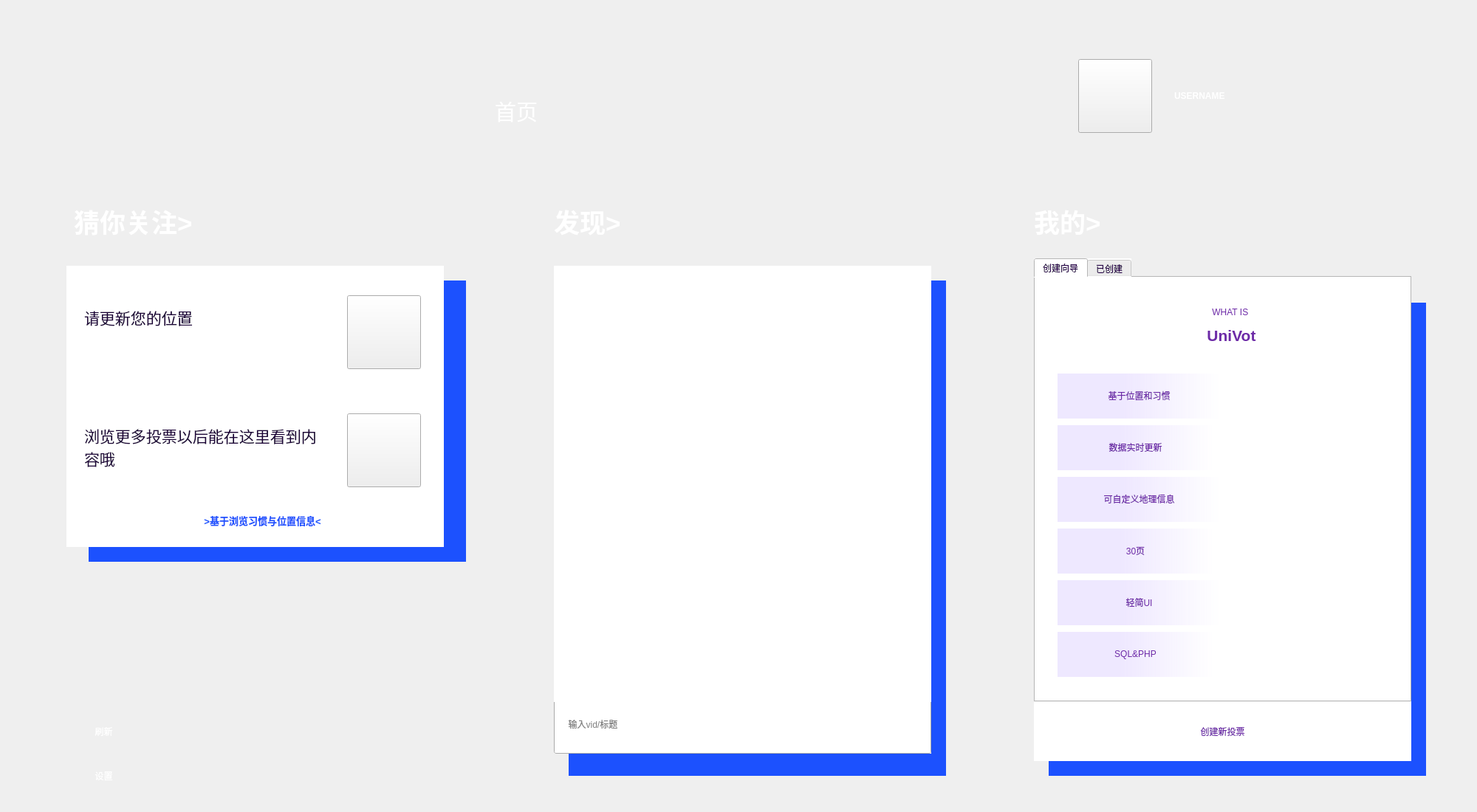
<?xml version="1.0" encoding="UTF-8"?>
<ui version="4.0">
 <class>index</class>
 <widget class="QWidget" name="index">
  <property name="geometry">
   <rect>
    <x>0</x>
    <y>0</y>
    <width>2000</width>
    <height>1100</height>
   </rect>
  </property>
  <property name="windowTitle">
   <string>首页</string>
  </property>
  <property name="styleSheet">
   <string notr="true">font: 75 9pt &quot;微软雅黑&quot;;</string>
  </property>
  <widget class="QLabel" name="label">
   <property name="geometry">
    <rect>
     <x>0</x>
     <y>0</y>
     <width>2000</width>
     <height>1100</height>
    </rect>
   </property>
   <property name="styleSheet">
    <string notr="true">border-image: url(:/resource/NFT.png);</string>
   </property>
   <property name="text">
    <string/>
   </property>
   <property name="textFormat">
    <enum>Qt::RichText</enum>
   </property>
  </widget>
  <widget class="QLabel" name="label_2">
   <property name="geometry">
    <rect>
     <x>1390</x>
     <y>-70</y>
     <width>611</width>
     <height>1281</height>
    </rect>
   </property>
   <property name="styleSheet">
    <string notr="true">border-image: url(:/resource/LINES.png);</string>
   </property>
   <property name="text">
    <string/>
   </property>
  </widget>
  <widget class="QLabel" name="label_3">
   <property name="geometry">
    <rect>
     <x>40</x>
     <y>20</y>
     <width>651</width>
     <height>221</height>
    </rect>
   </property>
   <property name="styleSheet">
    <string notr="true">border-image: url(:/resource/LOGO.png);</string>
   </property>
   <property name="text">
    <string/>
   </property>
  </widget>
  <widget class="QLabel" name="label_4">
   <property name="geometry">
    <rect>
     <x>-410</x>
     <y>590</y>
     <width>1181</width>
     <height>961</height>
    </rect>
   </property>
   <property name="styleSheet">
    <string notr="true">border-image: url(:/resource/Image1.png);</string>
   </property>
   <property name="text">
    <string/>
   </property>
  </widget>
  <widget class="QLabel" name="label_6">
   <property name="geometry">
    <rect>
     <x>1590</x>
     <y>90</y>
     <width>331</width>
     <height>81</height>
    </rect>
   </property>
   <property name="styleSheet">
    <string notr="true">font: 75 20pt &quot;微软雅黑&quot;;
color: rgb(255, 255, 255);</string>
   </property>
   <property name="text">
    <string>&lt;html&gt;&lt;head/&gt;&lt;body&gt;&lt;p&gt;&lt;span style=&quot; font-weight:600; color:#ffffff;&quot;&gt;USERNAME&lt;/span&gt;&lt;/p&gt;&lt;/body&gt;&lt;/html&gt;</string>
   </property>
  </widget>
  <widget class="QPushButton" name="pushButton">
   <property name="geometry">
    <rect>
     <x>1460</x>
     <y>80</y>
     <width>100</width>
     <height>100</height>
    </rect>
   </property>
   <property name="styleSheet">
    <string notr="true">font: 75 9pt &quot;微软雅黑&quot;;
color: rgb(92, 17, 196);
border-image: url(:/resource/Afterclap-1.png);</string>
   </property>
   <property name="text">
    <string/>
   </property>
  </widget>
  <widget class="QLabel" name="label_5">
   <property name="geometry">
    <rect>
     <x>100</x>
     <y>250</y>
     <width>341</width>
     <height>101</height>
    </rect>
   </property>
   <property name="styleSheet">
    <string notr="true">font: 75 9pt &quot;微软雅黑&quot;;</string>
   </property>
   <property name="text">
    <string>&lt;html&gt;&lt;head/&gt;&lt;body&gt;&lt;p&gt;&lt;span style=&quot; font-size:26pt; font-weight:600; color:#ffffff;&quot;&gt;猜你关注&amp;gt;&lt;/span&gt;&lt;/p&gt;&lt;/body&gt;&lt;/html&gt;</string>
   </property>
  </widget>
  <widget class="QLabel" name="label_7">
   <property name="geometry">
    <rect>
     <x>670</x>
     <y>100</y>
     <width>341</width>
     <height>101</height>
    </rect>
   </property>
   <property name="styleSheet">
    <string notr="true">font: 75 9pt &quot;微软雅黑&quot;;</string>
   </property>
   <property name="text">
    <string>&lt;html&gt;&lt;head/&gt;&lt;body&gt;&lt;p&gt;&lt;span style=&quot; font-size:22pt; font-weight:400; color:#ffffff;&quot;&gt;首页&lt;/span&gt;&lt;/p&gt;&lt;/body&gt;&lt;/html&gt;</string>
   </property>
  </widget>
  <widget class="QLabel" name="label_8">
   <property name="geometry">
    <rect>
     <x>120</x>
     <y>380</y>
     <width>511</width>
     <height>381</height>
    </rect>
   </property>
   <property name="styleSheet">
    <string notr="true">background-color: rgb(28, 81, 254);</string>
   </property>
   <property name="text">
    <string/>
   </property>
  </widget>
  <widget class="QLabel" name="label_9">
   <property name="geometry">
    <rect>
     <x>90</x>
     <y>360</y>
     <width>511</width>
     <height>381</height>
    </rect>
   </property>
   <property name="styleSheet">
    <string notr="true">background-color: rgb(255, 255, 255);</string>
   </property>
   <property name="text">
    <string/>
   </property>
  </widget>
  <widget class="QLabel" name="label_10">
   <property name="geometry">
    <rect>
     <x>750</x>
     <y>250</y>
     <width>341</width>
     <height>101</height>
    </rect>
   </property>
   <property name="styleSheet">
    <string notr="true">font: 75 9pt &quot;微软雅黑&quot;;</string>
   </property>
   <property name="text">
    <string>&lt;html&gt;&lt;head/&gt;&lt;body&gt;&lt;p&gt;&lt;span style=&quot; font-size:26pt; font-weight:600; color:#ffffff;&quot;&gt;发现&amp;gt;&lt;/span&gt;&lt;/p&gt;&lt;/body&gt;&lt;/html&gt;</string>
   </property>
  </widget>
  <widget class="QLabel" name="label_11">
   <property name="geometry">
    <rect>
     <x>770</x>
     <y>380</y>
     <width>511</width>
     <height>671</height>
    </rect>
   </property>
   <property name="styleSheet">
    <string notr="true">background-color: rgb(28, 81, 254);</string>
   </property>
   <property name="text">
    <string/>
   </property>
  </widget>
  <widget class="QLabel" name="label_12">
   <property name="geometry">
    <rect>
     <x>750</x>
     <y>360</y>
     <width>511</width>
     <height>661</height>
    </rect>
   </property>
   <property name="styleSheet">
    <string notr="true">background-color: rgb(255, 255, 255);</string>
   </property>
   <property name="text">
    <string/>
   </property>
  </widget>
  <widget class="QLabel" name="label_13">
   <property name="geometry">
    <rect>
     <x>1400</x>
     <y>250</y>
     <width>341</width>
     <height>101</height>
    </rect>
   </property>
   <property name="styleSheet">
    <string notr="true">font: 75 9pt &quot;微软雅黑&quot;;</string>
   </property>
   <property name="text">
    <string>&lt;html&gt;&lt;head/&gt;&lt;body&gt;&lt;p&gt;&lt;span style=&quot; font-size:26pt; font-weight:600; color:#ffffff;&quot;&gt;我的&amp;gt;&lt;/span&gt;&lt;/p&gt;&lt;/body&gt;&lt;/html&gt;</string>
   </property>
  </widget>
  <widget class="QLabel" name="label_14">
   <property name="geometry">
    <rect>
     <x>1420</x>
     <y>410</y>
     <width>511</width>
     <height>641</height>
    </rect>
   </property>
   <property name="styleSheet">
    <string notr="true">background-color: rgb(28, 81, 254);</string>
   </property>
   <property name="text">
    <string/>
   </property>
  </widget>
  <widget class="QLabel" name="label_15">
   <property name="geometry">
    <rect>
     <x>1400</x>
     <y>420</y>
     <width>511</width>
     <height>611</height>
    </rect>
   </property>
   <property name="styleSheet">
    <string notr="true">background-color: rgb(255, 255, 255);
</string>
   </property>
   <property name="text">
    <string/>
   </property>
  </widget>
  <widget class="QPushButton" name="cretnew">
   <property name="geometry">
    <rect>
     <x>1400</x>
     <y>950</y>
     <width>511</width>
     <height>81</height>
    </rect>
   </property>
   <property name="styleSheet">
    <string notr="true">color: rgb(109, 43, 167);
background-color: rgb(28, 81, 244);
font: 75 15pt &quot;微软雅黑&quot;;
background-color: qlineargradient(spread:pad, x1:0.409, y1:1, x2:1, y2:1, stop:0 rgba(72, 0, 255, 23), stop:1 rgba(255, 255, 255, 92));</string>
   </property>
   <property name="text">
    <string>创建新投票</string>
   </property>
   <property name="flat">
    <bool>true</bool>
   </property>
  </widget>
  <widget class="QPushButton" name="pushButton_3">
   <property name="geometry">
    <rect>
     <x>1170</x>
     <y>940</y>
     <width>91</width>
     <height>81</height>
    </rect>
   </property>
   <property name="styleSheet">
    <string notr="true">background-color: qlineargradient(spread:pad, x1:0.409, y1:1, x2:1, y2:1, stop:0 rgba(72, 0, 255, 23), stop:1 rgba(255, 255, 255, 92));
font: 75 24pt &quot;微软雅黑&quot;;
color: rgb(255, 255, 255);</string>
   </property>
   <property name="text">
    <string>🔍</string>
   </property>
   <property name="autoDefault">
    <bool>false</bool>
   </property>
   <property name="default">
    <bool>false</bool>
   </property>
   <property name="flat">
    <bool>true</bool>
   </property>
  </widget>
  <widget class="QLineEdit" name="lineEdit">
   <property name="geometry">
    <rect>
     <x>750</x>
     <y>940</y>
     <width>511</width>
     <height>81</height>
    </rect>
   </property>
   <property name="styleSheet">
    <string notr="true">font: 15pt &quot;微软雅黑&quot;;</string>
   </property>
   <property name="text">
    <string/>
   </property>
   <property name="placeholderText">
    <string>     输入vid/标题</string>
   </property>
   <property name="cursorMoveStyle">
    <enum>Qt::VisualMoveStyle</enum>
   </property>
  </widget>
  <widget class="QPushButton" name="pushButton_2">
   <property name="geometry">
    <rect>
     <x>30</x>
     <y>1020</y>
     <width>221</width>
     <height>61</height>
    </rect>
   </property>
   <property name="autoFillBackground">
    <bool>false</bool>
   </property>
   <property name="styleSheet">
    <string notr="true">color: rgb(255, 255, 255);
background-color: rgb(30, 4, 58);
font: 15pt &quot;微软雅黑&quot;;</string>
   </property>
   <property name="text">
    <string>设置</string>
   </property>
   <property name="flat">
    <bool>true</bool>
   </property>
  </widget>
  <widget class="QTabWidget" name="tabWidget">
   <property name="geometry">
    <rect>
     <x>1400</x>
     <y>350</y>
     <width>511</width>
     <height>601</height>
    </rect>
   </property>
   <property name="styleSheet">
    <string notr="true">
font: 75 10pt &quot;微软雅黑&quot;;
color: rgb(40, 1, 73);
gridline-color: rgb(59, 3, 105);
background-color: rgb(255, 255, 255);
selection-color: rgb(255, 255, 255);</string>
   </property>
   <property name="tabPosition">
    <enum>QTabWidget::North</enum>
   </property>
   <property name="tabShape">
    <enum>QTabWidget::Rounded</enum>
   </property>
   <property name="currentIndex">
    <number>0</number>
   </property>
   <property name="iconSize">
    <size>
     <width>25</width>
     <height>18</height>
    </size>
   </property>
   <property name="elideMode">
    <enum>Qt::ElideNone</enum>
   </property>
   <property name="documentMode">
    <bool>false</bool>
   </property>
   <property name="tabsClosable">
    <bool>false</bool>
   </property>
   <property name="movable">
    <bool>true</bool>
   </property>
   <property name="tabBarAutoHide">
    <bool>true</bool>
   </property>
   <widget class="QWidget" name="widget">
    <attribute name="icon">
     <iconset resource="resourse.qrc">
      <normaloff>:/resource/ICON.ico</normaloff>:/resource/ICON.ico</iconset>
    </attribute>
    <attribute name="title">
     <string>创建向导</string>
    </attribute>
    <widget class="QLabel" name="label_24">
     <property name="geometry">
      <rect>
       <x>80</x>
       <y>10</y>
       <width>371</width>
       <height>111</height>
      </rect>
     </property>
     <property name="frameShape">
      <enum>QFrame::NoFrame</enum>
     </property>
     <property name="frameShadow">
      <enum>QFrame::Plain</enum>
     </property>
     <property name="text">
      <string>&lt;html&gt;&lt;head/&gt;&lt;body&gt;&lt;p align=&quot;center&quot;&gt;&lt;span style=&quot; color:#6d2ba7;&quot;&gt;WHAT IS &lt;/span&gt;&lt;/p&gt;&lt;p align=&quot;center&quot;&gt;&lt;span style=&quot; font-size:16pt; font-weight:600; color:#6d2ba7;&quot;&gt;UniVot&lt;/span&gt;&lt;/p&gt;&lt;/body&gt;&lt;/html&gt;</string>
     </property>
     <property name="textFormat">
      <enum>Qt::RichText</enum>
     </property>
     <property name="scaledContents">
      <bool>false</bool>
     </property>
     <property name="wordWrap">
      <bool>false</bool>
     </property>
    </widget>
    <widget class="QLabel" name="label_26">
     <property name="geometry">
      <rect>
       <x>30</x>
       <y>130</y>
       <width>221</width>
       <height>61</height>
      </rect>
     </property>
     <property name="styleSheet">
      <string notr="true">color: rgb(109, 43, 167);
background-color: qlineargradient(spread:pad, x1:0.409, y1:1, x2:1, y2:1, stop:0 rgba(72, 0, 255, 23), stop:1 rgba(255, 255, 255, 92));</string>
     </property>
     <property name="frameShape">
      <enum>QFrame::NoFrame</enum>
     </property>
     <property name="frameShadow">
      <enum>QFrame::Plain</enum>
     </property>
     <property name="text">
      <string>&lt;html&gt;&lt;head/&gt;&lt;body&gt;&lt;p align=&quot;center&quot;&gt;&lt;span style=&quot; color:#6d2ba7;&quot;&gt;基于位置和习惯&lt;/span&gt;&lt;/p&gt;&lt;/body&gt;&lt;/html&gt;</string>
     </property>
     <property name="textFormat">
      <enum>Qt::RichText</enum>
     </property>
     <property name="scaledContents">
      <bool>false</bool>
     </property>
     <property name="wordWrap">
      <bool>false</bool>
     </property>
    </widget>
    <widget class="QLabel" name="label_27">
     <property name="geometry">
      <rect>
       <x>260</x>
       <y>130</y>
       <width>221</width>
       <height>61</height>
      </rect>
     </property>
     <property name="styleSheet">
      <string notr="true">border-image: url(:/resource/NFT.png);</string>
     </property>
     <property name="frameShape">
      <enum>QFrame::NoFrame</enum>
     </property>
     <property name="frameShadow">
      <enum>QFrame::Plain</enum>
     </property>
     <property name="text">
      <string>&lt;html&gt;&lt;head/&gt;&lt;body&gt;&lt;p align=&quot;center&quot;&gt;&lt;span style=&quot; color:#ffffff;&quot;&gt;综合推荐算法&lt;/span&gt;&lt;/p&gt;&lt;/body&gt;&lt;/html&gt;</string>
     </property>
     <property name="textFormat">
      <enum>Qt::RichText</enum>
     </property>
     <property name="scaledContents">
      <bool>false</bool>
     </property>
     <property name="wordWrap">
      <bool>false</bool>
     </property>
    </widget>
    <widget class="QLabel" name="label_28">
     <property name="geometry">
      <rect>
       <x>30</x>
       <y>200</y>
       <width>211</width>
       <height>61</height>
      </rect>
     </property>
     <property name="styleSheet">
      <string notr="true">color: rgb(109, 43, 167);
background-color: qlineargradient(spread:pad, x1:0.409, y1:1, x2:1, y2:1, stop:0 rgba(72, 0, 255, 23), stop:1 rgba(255, 255, 255, 92));</string>
     </property>
     <property name="frameShape">
      <enum>QFrame::NoFrame</enum>
     </property>
     <property name="frameShadow">
      <enum>QFrame::Plain</enum>
     </property>
     <property name="text">
      <string>&lt;html&gt;&lt;head/&gt;&lt;body&gt;&lt;p align=&quot;center&quot;&gt;&lt;span style=&quot; color:#6d2ba7;&quot;&gt;数据实时更新&lt;/span&gt;&lt;/p&gt;&lt;/body&gt;&lt;/html&gt;</string>
     </property>
     <property name="textFormat">
      <enum>Qt::RichText</enum>
     </property>
     <property name="scaledContents">
      <bool>false</bool>
     </property>
     <property name="wordWrap">
      <bool>false</bool>
     </property>
    </widget>
    <widget class="QLabel" name="label_29">
     <property name="geometry">
      <rect>
       <x>260</x>
       <y>200</y>
       <width>221</width>
       <height>61</height>
      </rect>
     </property>
     <property name="styleSheet">
      <string notr="true">border-image: url(:/resource/NFT.png);</string>
     </property>
     <property name="frameShape">
      <enum>QFrame::NoFrame</enum>
     </property>
     <property name="frameShadow">
      <enum>QFrame::Plain</enum>
     </property>
     <property name="text">
      <string>&lt;html&gt;&lt;head/&gt;&lt;body&gt;&lt;p align=&quot;center&quot;&gt;&lt;span style=&quot; color:#ffffff;&quot;&gt;轻量级社区&lt;/span&gt;&lt;/p&gt;&lt;/body&gt;&lt;/html&gt;</string>
     </property>
     <property name="textFormat">
      <enum>Qt::RichText</enum>
     </property>
     <property name="scaledContents">
      <bool>false</bool>
     </property>
     <property name="wordWrap">
      <bool>false</bool>
     </property>
    </widget>
    <widget class="QLabel" name="label_30">
     <property name="geometry">
      <rect>
       <x>30</x>
       <y>270</y>
       <width>221</width>
       <height>61</height>
      </rect>
     </property>
     <property name="styleSheet">
      <string notr="true">color: rgb(109, 43, 167);
background-color: qlineargradient(spread:pad, x1:0.409, y1:1, x2:1, y2:1, stop:0 rgba(72, 0, 255, 23), stop:1 rgba(255, 255, 255, 92));</string>
     </property>
     <property name="frameShape">
      <enum>QFrame::NoFrame</enum>
     </property>
     <property name="frameShadow">
      <enum>QFrame::Plain</enum>
     </property>
     <property name="text">
      <string>&lt;html&gt;&lt;head/&gt;&lt;body&gt;&lt;p align=&quot;center&quot;&gt;&lt;span style=&quot; color:#6d2ba7;&quot;&gt;可自定义地理信息&lt;/span&gt;&lt;/p&gt;&lt;/body&gt;&lt;/html&gt;</string>
     </property>
     <property name="textFormat">
      <enum>Qt::RichText</enum>
     </property>
     <property name="scaledContents">
      <bool>false</bool>
     </property>
     <property name="wordWrap">
      <bool>false</bool>
     </property>
    </widget>
    <widget class="QLabel" name="label_31">
     <property name="geometry">
      <rect>
       <x>260</x>
       <y>270</y>
       <width>221</width>
       <height>61</height>
      </rect>
     </property>
     <property name="styleSheet">
      <string notr="true">border-image: url(:/resource/NFT.png);</string>
     </property>
     <property name="frameShape">
      <enum>QFrame::NoFrame</enum>
     </property>
     <property name="frameShadow">
      <enum>QFrame::Plain</enum>
     </property>
     <property name="text">
      <string>&lt;html&gt;&lt;head/&gt;&lt;body&gt;&lt;p align=&quot;center&quot;&gt;&lt;span style=&quot; color:#ffffff;&quot;&gt;IPV6支持&lt;/span&gt;&lt;/p&gt;&lt;/body&gt;&lt;/html&gt;</string>
     </property>
     <property name="textFormat">
      <enum>Qt::RichText</enum>
     </property>
     <property name="scaledContents">
      <bool>false</bool>
     </property>
     <property name="wordWrap">
      <bool>false</bool>
     </property>
    </widget>
    <widget class="QLabel" name="label_32">
     <property name="geometry">
      <rect>
       <x>30</x>
       <y>340</y>
       <width>211</width>
       <height>61</height>
      </rect>
     </property>
     <property name="styleSheet">
      <string notr="true">color: rgb(109, 43, 167);
background-color: qlineargradient(spread:pad, x1:0.409, y1:1, x2:1, y2:1, stop:0 rgba(72, 0, 255, 23), stop:1 rgba(255, 255, 255, 92));</string>
     </property>
     <property name="frameShape">
      <enum>QFrame::NoFrame</enum>
     </property>
     <property name="frameShadow">
      <enum>QFrame::Plain</enum>
     </property>
     <property name="text">
      <string>&lt;html&gt;&lt;head/&gt;&lt;body&gt;&lt;p align=&quot;center&quot;&gt;30页&lt;/p&gt;&lt;/body&gt;&lt;/html&gt;</string>
     </property>
     <property name="textFormat">
      <enum>Qt::RichText</enum>
     </property>
     <property name="scaledContents">
      <bool>false</bool>
     </property>
     <property name="wordWrap">
      <bool>false</bool>
     </property>
    </widget>
    <widget class="QLabel" name="label_33">
     <property name="geometry">
      <rect>
       <x>260</x>
       <y>340</y>
       <width>221</width>
       <height>61</height>
      </rect>
     </property>
     <property name="styleSheet">
      <string notr="true">border-image: url(:/resource/NFT.png);</string>
     </property>
     <property name="frameShape">
      <enum>QFrame::NoFrame</enum>
     </property>
     <property name="frameShadow">
      <enum>QFrame::Plain</enum>
     </property>
     <property name="text">
      <string>&lt;html&gt;&lt;head/&gt;&lt;body&gt;&lt;p align=&quot;center&quot;&gt;&lt;span style=&quot; color:#ffffff;&quot;&gt;满满诚意的课设报告&lt;/span&gt;&lt;/p&gt;&lt;/body&gt;&lt;/html&gt;</string>
     </property>
     <property name="textFormat">
      <enum>Qt::RichText</enum>
     </property>
     <property name="scaledContents">
      <bool>false</bool>
     </property>
     <property name="wordWrap">
      <bool>false</bool>
     </property>
    </widget>
    <widget class="QLabel" name="label_34">
     <property name="geometry">
      <rect>
       <x>30</x>
       <y>410</y>
       <width>221</width>
       <height>61</height>
      </rect>
     </property>
     <property name="styleSheet">
      <string notr="true">color: rgb(109, 43, 167);
background-color: qlineargradient(spread:pad, x1:0.409, y1:1, x2:1, y2:1, stop:0 rgba(72, 0, 255, 23), stop:1 rgba(255, 255, 255, 92));</string>
     </property>
     <property name="frameShape">
      <enum>QFrame::NoFrame</enum>
     </property>
     <property name="frameShadow">
      <enum>QFrame::Plain</enum>
     </property>
     <property name="text">
      <string>&lt;html&gt;&lt;head/&gt;&lt;body&gt;&lt;p align=&quot;center&quot;&gt;&lt;span style=&quot; color:#6d2ba7;&quot;&gt;轻简UI&lt;/span&gt;&lt;/p&gt;&lt;/body&gt;&lt;/html&gt;</string>
     </property>
     <property name="textFormat">
      <enum>Qt::RichText</enum>
     </property>
     <property name="scaledContents">
      <bool>false</bool>
     </property>
     <property name="wordWrap">
      <bool>false</bool>
     </property>
    </widget>
    <widget class="QLabel" name="label_35">
     <property name="geometry">
      <rect>
       <x>260</x>
       <y>410</y>
       <width>221</width>
       <height>61</height>
      </rect>
     </property>
     <property name="styleSheet">
      <string notr="true">border-image: url(:/resource/NFT.png);</string>
     </property>
     <property name="frameShape">
      <enum>QFrame::NoFrame</enum>
     </property>
     <property name="frameShadow">
      <enum>QFrame::Plain</enum>
     </property>
     <property name="text">
      <string>&lt;html&gt;&lt;head/&gt;&lt;body&gt;&lt;p align=&quot;center&quot;&gt;&lt;span style=&quot; color:#ffffff;&quot;&gt;GPL3开源&lt;/span&gt;&lt;/p&gt;&lt;/body&gt;&lt;/html&gt;</string>
     </property>
     <property name="textFormat">
      <enum>Qt::RichText</enum>
     </property>
     <property name="scaledContents">
      <bool>false</bool>
     </property>
     <property name="wordWrap">
      <bool>false</bool>
     </property>
    </widget>
    <widget class="QLabel" name="label_36">
     <property name="geometry">
      <rect>
       <x>30</x>
       <y>480</y>
       <width>211</width>
       <height>61</height>
      </rect>
     </property>
     <property name="styleSheet">
      <string notr="true">color: rgb(109, 43, 167);
background-color: qlineargradient(spread:pad, x1:0.409, y1:1, x2:1, y2:1, stop:0 rgba(72, 0, 255, 23), stop:1 rgba(255, 255, 255, 92));</string>
     </property>
     <property name="frameShape">
      <enum>QFrame::NoFrame</enum>
     </property>
     <property name="frameShadow">
      <enum>QFrame::Plain</enum>
     </property>
     <property name="text">
      <string>&lt;html&gt;&lt;head/&gt;&lt;body&gt;&lt;p align=&quot;center&quot;&gt;&lt;span style=&quot; color:#6d2ba7;&quot;&gt;SQL&amp;amp;PHP&lt;/span&gt;&lt;/p&gt;&lt;/body&gt;&lt;/html&gt;</string>
     </property>
     <property name="textFormat">
      <enum>Qt::RichText</enum>
     </property>
     <property name="scaledContents">
      <bool>false</bool>
     </property>
     <property name="wordWrap">
      <bool>false</bool>
     </property>
    </widget>
    <widget class="QLabel" name="label_37">
     <property name="geometry">
      <rect>
       <x>260</x>
       <y>480</y>
       <width>221</width>
       <height>61</height>
      </rect>
     </property>
     <property name="styleSheet">
      <string notr="true">border-image: url(:/resource/NFT.png);</string>
     </property>
     <property name="frameShape">
      <enum>QFrame::NoFrame</enum>
     </property>
     <property name="frameShadow">
      <enum>QFrame::Plain</enum>
     </property>
     <property name="text">
      <string>&lt;html&gt;&lt;head/&gt;&lt;body&gt;&lt;p align=&quot;center&quot;&gt;&lt;span style=&quot; color:#ffffff;&quot;&gt;IP定位&lt;/span&gt;&lt;/p&gt;&lt;/body&gt;&lt;/html&gt;</string>
     </property>
     <property name="textFormat">
      <enum>Qt::RichText</enum>
     </property>
     <property name="scaledContents">
      <bool>false</bool>
     </property>
     <property name="wordWrap">
      <bool>false</bool>
     </property>
    </widget>
   </widget>
   <widget class="QWidget" name="tab">
    <attribute name="icon">
     <iconset resource="resourse.qrc">
      <normaloff>:/resource/Afterclap-1.png</normaloff>:/resource/Afterclap-1.png</iconset>
    </attribute>
    <attribute name="title">
     <string>已创建</string>
    </attribute>
    <widget class="QListView" name="listView_2">
     <property name="geometry">
      <rect>
       <x>20</x>
       <y>20</y>
       <width>461</width>
       <height>531</height>
      </rect>
     </property>
     <property name="autoFillBackground">
      <bool>false</bool>
     </property>
     <property name="styleSheet">
      <string notr="true">font: 16pt &quot;微软雅黑&quot;;
selection-background-color: rgb(251, 242, 255);</string>
     </property>
     <property name="frameShape">
      <enum>QFrame::NoFrame</enum>
     </property>
     <property name="verticalScrollBarPolicy">
      <enum>Qt::ScrollBarAlwaysOff</enum>
     </property>
     <property name="horizontalScrollBarPolicy">
      <enum>Qt::ScrollBarAlwaysOff</enum>
     </property>
     <property name="autoScrollMargin">
      <number>2</number>
     </property>
     <property name="editTriggers">
      <set>QAbstractItemView::NoEditTriggers</set>
     </property>
     <property name="showDropIndicator" stdset="0">
      <bool>false</bool>
     </property>
     <property name="dragEnabled">
      <bool>false</bool>
     </property>
     <property name="alternatingRowColors">
      <bool>false</bool>
     </property>
     <property name="iconSize">
      <size>
       <width>20</width>
       <height>20</height>
      </size>
     </property>
     <property name="spacing">
      <number>10</number>
     </property>
     <property name="batchSize">
      <number>20</number>
     </property>
    </widget>
   </widget>
  </widget>
  <widget class="QLabel" name="label_16">
   <property name="geometry">
    <rect>
     <x>100</x>
     <y>680</y>
     <width>511</width>
     <height>51</height>
    </rect>
   </property>
   <property name="styleSheet">
    <string notr="true"/>
   </property>
   <property name="text">
    <string>&lt;html&gt;&lt;head/&gt;&lt;body&gt;&lt;p align=&quot;center&quot;&gt;&lt;span style=&quot; font-size:10pt; font-weight:600; color:#1c51fe;&quot;&gt;&amp;gt;基于浏览习惯与位置信息&amp;lt;&lt;/span&gt;&lt;/p&gt;&lt;/body&gt;&lt;/html&gt;</string>
   </property>
  </widget>
  <widget class="QPushButton" name="pushButton_4">
   <property name="geometry">
    <rect>
     <x>470</x>
     <y>400</y>
     <width>100</width>
     <height>100</height>
    </rect>
   </property>
   <property name="styleSheet">
    <string notr="true">QPushButton{border-image:url(:/resource/BUTTON.png); background-color:transparent;border: none; }QPushButton:hover{border-image:url(:/resource/BUTTON1.png); background-color:transparent; }&quot;)
</string>
   </property>
   <property name="text">
    <string/>
   </property>
  </widget>
  <widget class="QPushButton" name="pushButton_5">
   <property name="geometry">
    <rect>
     <x>470</x>
     <y>560</y>
     <width>100</width>
     <height>100</height>
    </rect>
   </property>
   <property name="styleSheet">
    <string notr="true">QPushButton{border-image:url(:/resource/BUTTON.png); background-color:transparent;border: none; }QPushButton:hover{border-image:url(:/resource/BUTTON1.png); background-color:transparent; }&quot;)
</string>
   </property>
   <property name="text">
    <string/>
   </property>
  </widget>
  <widget class="QTextBrowser" name="textBrowser">
   <property name="geometry">
    <rect>
     <x>110</x>
     <y>410</y>
     <width>341</width>
     <height>131</height>
    </rect>
   </property>
   <property name="styleSheet">
    <string notr="true">color: rgb(28, 3, 56);
font: 75 16pt &quot;微软雅黑&quot;;</string>
   </property>
   <property name="frameShape">
    <enum>QFrame::NoFrame</enum>
   </property>
   <property name="verticalScrollBarPolicy">
    <enum>Qt::ScrollBarAlwaysOff</enum>
   </property>
   <property name="horizontalScrollBarPolicy">
    <enum>Qt::ScrollBarAlwaysOff</enum>
   </property>
   <property name="sizeAdjustPolicy">
    <enum>QAbstractScrollArea::AdjustIgnored</enum>
   </property>
   <property name="html">
    <string>&lt;!DOCTYPE HTML PUBLIC &quot;-//W3C//DTD HTML 4.0//EN&quot; &quot;http://www.w3.org/TR/REC-html40/strict.dtd&quot;&gt;
&lt;html&gt;&lt;head&gt;&lt;meta name=&quot;qrichtext&quot; content=&quot;1&quot; /&gt;&lt;style type=&quot;text/css&quot;&gt;
p, li { white-space: pre-wrap; }
&lt;/style&gt;&lt;/head&gt;&lt;body style=&quot; font-family:'微软雅黑'; font-size:16pt; font-weight:72; font-style:normal;&quot;&gt;
&lt;p style=&quot; margin-top:0px; margin-bottom:0px; margin-left:0px; margin-right:0px; -qt-block-indent:0; text-indent:0px;&quot;&gt;请更新您的位置&lt;/p&gt;&lt;/body&gt;&lt;/html&gt;</string>
   </property>
   <property name="openLinks">
    <bool>true</bool>
   </property>
  </widget>
  <widget class="QTextBrowser" name="textBrowser_2">
   <property name="geometry">
    <rect>
     <x>110</x>
     <y>570</y>
     <width>341</width>
     <height>111</height>
    </rect>
   </property>
   <property name="styleSheet">
    <string notr="true">color: rgb(28, 3, 56);
font: 75 16pt &quot;微软雅黑&quot;;</string>
   </property>
   <property name="frameShape">
    <enum>QFrame::NoFrame</enum>
   </property>
   <property name="html">
    <string>&lt;!DOCTYPE HTML PUBLIC &quot;-//W3C//DTD HTML 4.0//EN&quot; &quot;http://www.w3.org/TR/REC-html40/strict.dtd&quot;&gt;
&lt;html&gt;&lt;head&gt;&lt;meta name=&quot;qrichtext&quot; content=&quot;1&quot; /&gt;&lt;style type=&quot;text/css&quot;&gt;
p, li { white-space: pre-wrap; }
&lt;/style&gt;&lt;/head&gt;&lt;body style=&quot; font-family:'微软雅黑'; font-size:16pt; font-weight:72; font-style:normal;&quot;&gt;
&lt;p style=&quot; margin-top:0px; margin-bottom:0px; margin-left:0px; margin-right:0px; -qt-block-indent:0; text-indent:0px;&quot;&gt;浏览更多投票以后能在这里看到内容哦&lt;/p&gt;&lt;/body&gt;&lt;/html&gt;</string>
   </property>
   <property name="openLinks">
    <bool>true</bool>
   </property>
  </widget>
  <widget class="QListView" name="listView">
   <property name="geometry">
    <rect>
     <x>750</x>
     <y>880</y>
     <width>511</width>
     <height>71</height>
    </rect>
   </property>
   <property name="autoFillBackground">
    <bool>false</bool>
   </property>
   <property name="styleSheet">
    <string notr="true">font: 16pt &quot;微软雅黑&quot;;
selection-background-color: rgb(251, 242, 255);</string>
   </property>
   <property name="frameShape">
    <enum>QFrame::NoFrame</enum>
   </property>
   <property name="frameShadow">
    <enum>QFrame::Sunken</enum>
   </property>
   <property name="verticalScrollBarPolicy">
    <enum>Qt::ScrollBarAlwaysOff</enum>
   </property>
   <property name="horizontalScrollBarPolicy">
    <enum>Qt::ScrollBarAlwaysOff</enum>
   </property>
   <property name="autoScrollMargin">
    <number>2</number>
   </property>
   <property name="editTriggers">
    <set>QAbstractItemView::NoEditTriggers</set>
   </property>
   <property name="showDropIndicator" stdset="0">
    <bool>false</bool>
   </property>
   <property name="dragEnabled">
    <bool>false</bool>
   </property>
   <property name="alternatingRowColors">
    <bool>false</bool>
   </property>
   <property name="iconSize">
    <size>
     <width>20</width>
     <height>20</height>
    </size>
   </property>
   <property name="spacing">
    <number>10</number>
   </property>
   <property name="batchSize">
    <number>20</number>
   </property>
  </widget>
  <widget class="QLabel" name="label_18">
   <property name="geometry">
    <rect>
     <x>750</x>
     <y>360</y>
     <width>511</width>
     <height>591</height>
    </rect>
   </property>
   <property name="styleSheet">
    <string notr="true">border-image: url(:/resource/02171039.jpg);</string>
   </property>
   <property name="text">
    <string/>
   </property>
  </widget>
  <widget class="QLabel" name="label_19">
   <property name="geometry">
    <rect>
     <x>750</x>
     <y>540</y>
     <width>511</width>
     <height>111</height>
    </rect>
   </property>
   <property name="styleSheet">
    <string notr="true">font: 75 20pt &quot;微软雅黑&quot;;
color: rgb(255, 255, 255);</string>
   </property>
   <property name="text">
    <string>TextLabel</string>
   </property>
   <property name="alignment">
    <set>Qt::AlignCenter</set>
   </property>
  </widget>
  <widget class="QLabel" name="label_20">
   <property name="geometry">
    <rect>
     <x>830</x>
     <y>360</y>
     <width>351</width>
     <height>51</height>
    </rect>
   </property>
   <property name="styleSheet">
    <string notr="true">font: 11pt &quot;Ink Free&quot;;
color: rgb(255, 255, 255);

background-image: url(:/resource/0.jpg);</string>
   </property>
   <property name="text">
    <string>please login first</string>
   </property>
   <property name="alignment">
    <set>Qt::AlignCenter</set>
   </property>
  </widget>
  <widget class="QPushButton" name="pushButton_6">
   <property name="geometry">
    <rect>
     <x>30</x>
     <y>960</y>
     <width>221</width>
     <height>61</height>
    </rect>
   </property>
   <property name="autoFillBackground">
    <bool>false</bool>
   </property>
   <property name="styleSheet">
    <string notr="true">color: rgb(255, 255, 255);
background-color: rgb(30, 4, 58);
font: 15pt &quot;微软雅黑&quot;;</string>
   </property>
   <property name="text">
    <string>刷新</string>
   </property>
   <property name="flat">
    <bool>true</bool>
   </property>
  </widget>
  <zorder>label</zorder>
  <zorder>label_2</zorder>
  <zorder>label_3</zorder>
  <zorder>label_4</zorder>
  <zorder>label_6</zorder>
  <zorder>pushButton</zorder>
  <zorder>label_5</zorder>
  <zorder>label_7</zorder>
  <zorder>label_8</zorder>
  <zorder>label_9</zorder>
  <zorder>label_10</zorder>
  <zorder>label_11</zorder>
  <zorder>label_12</zorder>
  <zorder>label_13</zorder>
  <zorder>label_14</zorder>
  <zorder>label_15</zorder>
  <zorder>cretnew</zorder>
  <zorder>pushButton_2</zorder>
  <zorder>tabWidget</zorder>
  <zorder>label_16</zorder>
  <zorder>textBrowser</zorder>
  <zorder>pushButton_4</zorder>
  <zorder>textBrowser_2</zorder>
  <zorder>pushButton_5</zorder>
  <zorder>lineEdit</zorder>
  <zorder>pushButton_3</zorder>
  <zorder>label_18</zorder>
  <zorder>label_19</zorder>
  <zorder>label_20</zorder>
  <zorder>listView</zorder>
  <zorder>pushButton_6</zorder>
 </widget>
 <resources>
  <include location="resourse.qrc"/>
 </resources>
 <connections/>
</ui>
